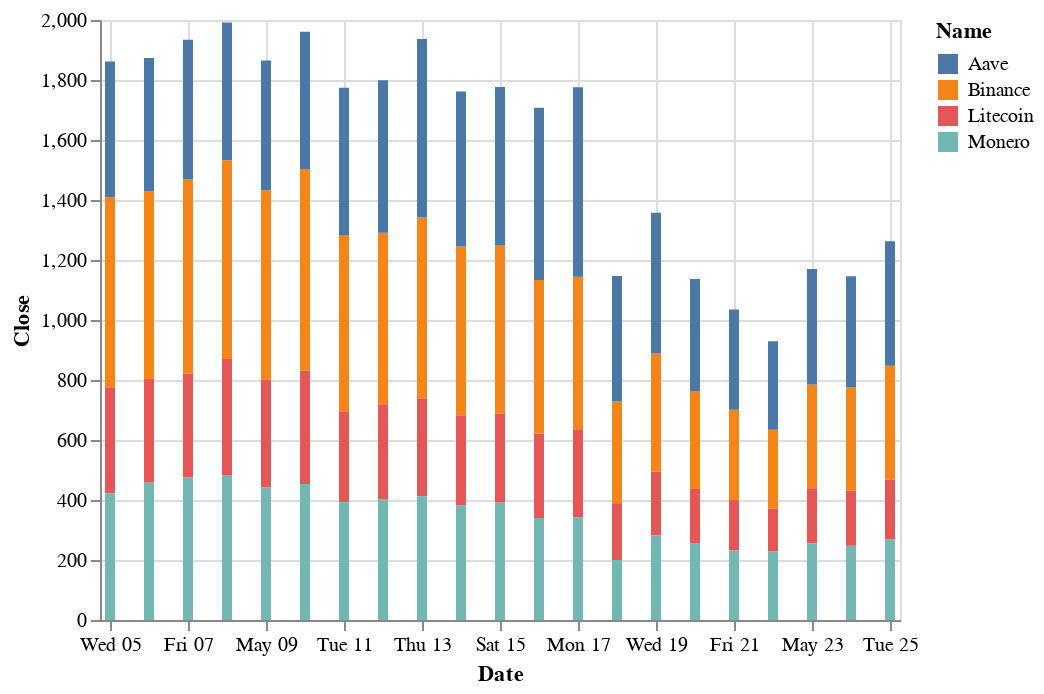

Notebook source saved alongside this figure:
### Markdown cell above
### Graficos de Barras Verticales

### Code cell
alt.Chart(portafolio).mark_bar().encode(
  x="Date",
  y="Close",
  color="Name").interactive()

### Figure 1 — Vega-Lite specification as saved in the notebook (floating-point values rounded to 4 significant figures)
{"config": {"view": {"continuousWidth": 400, "continuousHeight": 300}}, "data": {"name": "data-8659ee43d888fbdf51b2ca44588938c1"}, "mark": "bar", "encoding": {"color": {"type": "nominal", "field": "Name"}, "x": {"type": "temporal", "field": "Date"}, "y": {"type": "quantitative", "field": "Close"}}, "selection": {"selector024": {"type": "interval", "bind": "scales", "encodings": ["x", "y"]}}, "$schema": "https://vega.github.io/schema/vega-lite/v4.8.1.json", "datasets": {"data-8659ee43d888fbdf51b2ca44588938c1": [{"Date": "2021-05-05T00:00:00", "Day": "Wednesday", "High": 364.5, "Low": 323.7, "Open": 356.0, "Close": 353.5, "Pct_Change": -0.7097, "Diff": -2.527, "Eval": false, "Name": "Litecoin"}, {"Date": "2021-05-06T00:00:00", "Day": "Thursday", "High": 372.3, "Low": 334.0, "Open": 354.5, "Close": 346.3, "Pct_Change": -2.053, "Diff": -7.257, "Eval": false, "Name": "Litecoin"}, {"Date": "2021-05-07T00:00:00", "Day": "Friday", "High": 356.0, "Low": 335.0, "Open": 345.3, "Close": 346.4, "Pct_Change": 0.03326, "Diff": 0.1152, "Eval": true, "Name": "Litecoin"}, {"Date": "2021-05-08T00:00:00", "Day": "Saturday", "High": 388.2, "Low": 335.2, "Open": 347.1, "Close": 386.5, "Pct_Change": 11.57, "Diff": 40.08, "Eval": true, "Name": "Litecoin"}, {"Date": "2021-05-09T00:00:00", "Day": "Sunday", "High": 413.0, "Low": 339.1, "Open": 387.9, "Close": 359.3, "Pct_Change": -7.018, "Diff": -27.12, "Eval": false, "Name": "Litecoin"}, {"Date": "2021-05-10T00:00:00", "Day": "Monday", "High": 378.9, "Low": 345.3, "Open": 359.3, "Close": 377.4, "Pct_Change": 5.026, "Diff": 18.06, "Eval": true, "Name": "Litecoin"}, {"Date": "2021-05-11T00:00:00", "Day": "Tuesday", "High": 393.1, "Low": 303.1, "Open": 377.7, "Close": 303.1, "Pct_Change": -19.69, "Diff": -74.3, "Eval": false, "Name": "Litecoin"}, {"Date": "2021-05-12T00:00:00", "Day": "Wednesday", "High": 332.0, "Low": 292.3, "Open": 310.1, "Close": 316.9, "Pct_Change": 4.561, "Diff": 13.82, "Eval": true, "Name": "Litecoin"}, {"Date": "2021-05-13T00:00:00", "Day": "Thursday", "High": 338.1, "Low": 308.7, "Open": 317.5, "Close": 326.2, "Pct_Change": 2.942, "Diff": 9.325, "Eval": true, "Name": "Litecoin"}, {"Date": "2021-05-14T00:00:00", "Day": "Friday", "High": 331.6, "Low": 297.6, "Open": 326.4, "Close": 299.8, "Pct_Change": -8.111, "Diff": -26.46, "Eval": false, "Name": "Litecoin"}, {"Date": "2021-05-15T00:00:00", "Day": "Saturday", "High": 323.8, "Low": 280.4, "Open": 299.8, "Close": 296.6, "Pct_Change": -1.049, "Diff": -3.145, "Eval": false, "Name": "Litecoin"}, {"Date": "2021-05-16T00:00:00", "Day": "Sunday", "High": 296.4, "Low": 262.7, "Open": 296.1, "Close": 281.8, "Pct_Change": -5.009, "Diff": -14.86, "Eval": false, "Name": "Litecoin"}, {"Date": "2021-05-17T00:00:00", "Day": "Monday", "High": 318.0, "Low": 279.4, "Open": 281.1, "Close": 294.6, "Pct_Change": 4.56, "Diff": 12.85, "Eval": true, "Name": "Litecoin"}, {"Date": "2021-05-18T00:00:00", "Day": "Tuesday", "High": 299.8, "Low": 151.2, "Open": 294.6, "Close": 189.5, "Pct_Change": -35.67, "Diff": -105.1, "Eval": false, "Name": "Litecoin"}, {"Date": "2021-05-19T00:00:00", "Day": "Wednesday", "High": 224.8, "Low": 167.6, "Open": 186.9, "Close": 212.3, "Pct_Change": 12.01, "Diff": 22.76, "Eval": true, "Name": "Litecoin"}, {"Date": "2021-05-20T00:00:00", "Day": "Thursday", "High": 219.2, "Low": 157.6, "Open": 210.9, "Close": 180.2, "Pct_Change": -15.11, "Diff": -32.08, "Eval": false, "Name": "Litecoin"}, {"Date": "2021-05-21T00:00:00", "Day": "Friday", "High": 184.4, "Low": 163.1, "Open": 180.5, "Close": 169.6, "Pct_Change": -5.884, "Diff": -10.6, "Eval": false, "Name": "Litecoin"}, {"Date": "2021-05-22T00:00:00", "Day": "Saturday", "High": 176.5, "Low": 118.6, "Open": 169.7, "Close": 143.5, "Pct_Change": -15.38, "Diff": -26.08, "Eval": false, "Name": "Litecoin"}, {"Date": "2021-05-23T00:00:00", "Day": "Sunday", "High": 184.1, "Low": 140.4, "Open": 142.8, "Close": 184.0, "Pct_Change": 28.2, "Diff": 40.47, "Eval": true, "Name": "Litecoin"}, {"Date": "2021-05-24T00:00:00", "Day": "Monday", "High": 194.1, "Low": 168.4, "Open": 185.0, "Close": 183.5, "Pct_Change": -0.2697, "Diff": -0.4962, "Eval": false, "Name": "Litecoin"}, {"Date": "2021-05-25T00:00:00", "Day": "Tuesday", "High": 204.1, "Low": 180.0, "Open": 184.0, "Close": 199.2, "Pct_Change": 8.57, "Diff": 15.73, "Eval": true, "Name": "Litecoin"}, {"Date": "2021-05-05T00:00:00", "Day": "Wednesday", "High": 435.2, "Low": 405.6, "Open": 417.3, "Close": 422.5, "Pct_Change": 1.272, "Diff": 5.309, "Eval": true, "Name": "Monero"}, {"Date": "2021-05-06T00:00:00", "Day": "Thursday", "High": 517.6, "Low": 422.6, "Open": 422.6, "Close": 457.1, "Pct_Change": 8.196, "Diff": 34.63, "Eval": true, "Name": "Monero"}, {"Date": "2021-05-07T00:00:00", "Day": "Friday", "High": 485.7, "Low": 451.7, "Open": 454.7, "Close": 475.5, "Pct_Change": 4.009, "Diff": 18.33, "Eval": true, "Name": "Monero"}, {"Date": "2021-05-08T00:00:00", "Day": "Saturday", "High": 485.9, "Low": 447.9, "Open": 475.8, "Close": 483.6, "Pct_Change": 1.706, "Diff": 8.111, "Eval": true, "Name": "Monero"}, {"Date": "2021-05-09T00:00:00", "Day": "Sunday", "High": 497.2, "Low": 425.8, "Open": 483.7, "Close": 441.6, "Pct_Change": -8.674, "Diff": -41.95, "Eval": false, "Name": "Monero"}, {"Date": "2021-05-10T00:00:00", "Day": "Monday", "High": 454.4, "Low": 420.5, "Open": 441.2, "Close": 453.5, "Pct_Change": 2.693, "Diff": 11.89, "Eval": true, "Name": "Monero"}, {"Date": "2021-05-11T00:00:00", "Day": "Tuesday", "High": 477.7, "Low": 392.4, "Open": 453.2, "Close": 392.4, "Pct_Change": -13.48, "Diff": -61.15, "Eval": false, "Name": "Monero"}, {"Date": "2021-05-12T00:00:00", "Day": "Wednesday", "High": 420.9, "Low": 370.7, "Open": 396.7, "Close": 402.4, "Pct_Change": 2.542, "Diff": 9.975, "Eval": true, "Name": "Monero"}, {"Date": "2021-05-13T00:00:00", "Day": "Thursday", "High": 422.0, "Low": 397.7, "Open": 402.5, "Close": 412.5, "Pct_Change": 2.531, "Diff": 10.18, "Eval": true, "Name": "Monero"}, {"Date": "2021-05-14T00:00:00", "Day": "Friday", "High": 440.8, "Low": 382.0, "Open": 412.7, "Close": 382.4, "Pct_Change": -7.306, "Diff": -30.14, "Eval": false, "Name": "Monero"}, {"Date": "2021-05-15T00:00:00", "Day": "Saturday", "High": 404.4, "Low": 372.3, "Open": 382.1, "Close": 390.9, "Pct_Change": 2.227, "Diff": 8.516, "Eval": true, "Name": "Monero"}, {"Date": "2021-05-16T00:00:00", "Day": "Sunday", "High": 390.8, "Low": 333.0, "Open": 390.8, "Close": 339.9, "Pct_Change": -13.05, "Diff": -51.03, "Eval": false, "Name": "Monero"}, {"Date": "2021-05-17T00:00:00", "Day": "Monday", "High": 360.4, "Low": 327.7, "Open": 339.5, "Close": 341.3, "Pct_Change": 0.406, "Diff": 1.38, "Eval": true, "Name": "Monero"}, {"Date": "2021-05-18T00:00:00", "Day": "Tuesday", "High": 345.1, "Low": 153.4, "Open": 341.6, "Close": 200.0, "Pct_Change": -41.39, "Diff": -141.2, "Eval": false, "Name": "Monero"}, {"Date": "2021-05-19T00:00:00", "Day": "Wednesday", "High": 289.7, "Low": 182.1, "Open": 198.3, "Close": 282.4, "Pct_Change": 41.19, "Diff": 82.4, "Eval": true, "Name": "Monero"}, {"Date": "2021-05-20T00:00:00", "Day": "Thursday", "High": 329.6, "Low": 228.0, "Open": 281.0, "Close": 256.8, "Pct_Change": -9.085, "Diff": -25.66, "Eval": false, "Name": "Monero"}, {"Date": "2021-05-21T00:00:00", "Day": "Friday", "High": 262.5, "Low": 223.5, "Open": 256.9, "Close": 231.6, "Pct_Change": -9.796, "Diff": -25.15, "Eval": false, "Name": "Monero"}, {"Date": "2021-05-22T00:00:00", "Day": "Saturday", "High": 261.1, "Low": 177.5, "Open": 231.5, "Close": 227.9, "Pct_Change": -1.591, "Diff": -3.685, "Eval": false, "Name": "Monero"}, {"Date": "2021-05-23T00:00:00", "Day": "Sunday", "High": 256.8, "Low": 216.1, "Open": 226.5, "Close": 255.4, "Pct_Change": 12.04, "Diff": 27.44, "Eval": true, "Name": "Monero"}, {"Date": "2021-05-24T00:00:00", "Day": "Monday", "High": 265.0, "Low": 227.8, "Open": 256.1, "Close": 247.1, "Pct_Change": -3.232, "Diff": -8.255, "Eval": false, "Name": "Monero"}, {"Date": "2021-05-25T00:00:00", "Day": "Tuesday", "High": 270.2, "Low": 243.5, "Open": 246.9, "Close": 268.6, "Pct_Change": 8.686, "Diff": 21.47, "Eval": true, "Name": "Monero"}, {"Date": "2021-05-05T00:00:00", "Day": "Wednesday", "High": 653.4, "Low": 621.1, "Open": 651.0, "Close": 633.3, "Pct_Change": -2.821, "Diff": -18.38, "Eval": false, "Name": "Binance"}, {"Date": "2021-05-06T00:00:00", "Day": "Thursday", "High": 644.1, "Low": 612.2, "Open": 634.0, "Close": 624.6, "Pct_Change": -1.376, "Diff": -8.717, "Eval": false, "Name": "Binance"}, {"Date": "2021-05-07T00:00:00", "Day": "Friday", "High": 657.5, "Low": 618.8, "Open": 624.4, "Close": 646.1, "Pct_Change": 3.448, "Diff": 21.54, "Eval": true, "Name": "Binance"}, {"Date": "2021-05-08T00:00:00", "Day": "Saturday", "High": 678.2, "Low": 631.5, "Open": 646.3, "Close": 662.2, "Pct_Change": 2.496, "Diff": 16.13, "Eval": true, "Name": "Binance"}, {"Date": "2021-05-09T00:00:00", "Day": "Sunday", "High": 690.9, "Low": 596.2, "Open": 661.5, "Close": 631.4, "Pct_Change": -4.663, "Diff": -30.88, "Eval": false, "Name": "Binance"}, {"Date": "2021-05-10T00:00:00", "Day": "Monday", "High": 672.5, "Low": 623.2, "Open": 631.2, "Close": 672.3, "Pct_Change": 6.491, "Diff": 40.98, "Eval": true, "Name": "Binance"}, {"Date": "2021-05-11T00:00:00", "Day": "Tuesday", "High": 684.1, "Low": 588.2, "Open": 671.8, "Close": 588.2, "Pct_Change": -12.52, "Diff": -84.15, "Eval": false, "Name": "Binance"}, {"Date": "2021-05-12T00:00:00", "Day": "Wednesday", "High": 633.0, "Low": 530.2, "Open": 593.0, "Close": 571.4, "Pct_Change": -2.848, "Diff": -16.75, "Eval": false, "Name": "Binance"}, {"Date": "2021-05-13T00:00:00", "Day": "Thursday", "High": 614.5, "Low": 567.0, "Open": 571.0, "Close": 603.1, "Pct_Change": 5.546, "Diff": 31.69, "Eval": true, "Name": "Binance"}, {"Date": "2021-05-14T00:00:00", "Day": "Friday", "High": 610.5, "Low": 561.2, "Open": 602.6, "Close": 563.0, "Pct_Change": -6.646, "Diff": -40.09, "Eval": false, "Name": "Binance"}, {"Date": "2021-05-15T00:00:00", "Day": "Saturday", "High": 606.0, "Low": 535.1, "Open": 562.6, "Close": 562.8, "Pct_Change": -0.03763, "Diff": -0.2119, "Eval": true, "Name": "Binance"}, {"Date": "2021-05-16T00:00:00", "Day": "Sunday", "High": 564.4, "Low": 486.0, "Open": 564.4, "Close": 512.0, "Pct_Change": -9.037, "Diff": -50.87, "Eval": false, "Name": "Binance"}, {"Date": "2021-05-17T00:00:00", "Day": "Monday", "High": 534.2, "Low": 497.0, "Open": 511.4, "Close": 508.0, "Pct_Change": -0.77, "Diff": -3.942, "Eval": false, "Name": "Binance"}, {"Date": "2021-05-18T00:00:00", "Day": "Tuesday", "High": 515.7, "Low": 283.5, "Open": 508.9, "Close": 339.0, "Pct_Change": -33.27, "Diff": -169.0, "Eval": false, "Name": "Binance"}, {"Date": "2021-05-19T00:00:00", "Day": "Wednesday", "High": 424.3, "Low": 286.1, "Open": 335.6, "Close": 393.6, "Pct_Change": 16.1, "Diff": 54.59, "Eval": true, "Name": "Binance"}, {"Date": "2021-05-20T00:00:00", "Day": "Thursday", "High": 415.7, "Low": 275.4, "Open": 391.5, "Close": 326.3, "Pct_Change": -17.1, "Diff": -67.32, "Eval": false, "Name": "Binance"}, {"Date": "2021-05-21T00:00:00", "Day": "Friday", "High": 335.7, "Low": 285.4, "Open": 326.8, "Close": 299.5, "Pct_Change": -8.211, "Diff": -26.79, "Eval": false, "Name": "Binance"}, {"Date": "2021-05-22T00:00:00", "Day": "Saturday", "High": 313.5, "Low": 213.5, "Open": 300.0, "Close": 262.9, "Pct_Change": -12.21, "Diff": -36.56, "Eval": false, "Name": "Binance"}, {"Date": "2021-05-23T00:00:00", "Day": "Sunday", "High": 350.3, "Low": 258.6, "Open": 261.1, "Close": 345.3, "Pct_Change": 31.32, "Diff": 82.36, "Eval": true, "Name": "Binance"}, {"Date": "2021-05-24T00:00:00", "Day": "Monday", "High": 374.6, "Low": 307.7, "Open": 345.5, "Close": 344.1, "Pct_Change": -0.3463, "Diff": -1.196, "Eval": false, "Name": "Binance"}, {"Date": "2021-05-25T00:00:00", "Day": "Tuesday", "High": 387.8, "Low": 337.1, "Open": 343.5, "Close": 379.9, "Pct_Change": 10.39, "Diff": 35.74, "Eval": true, "Name": "Binance"}, {"Date": "2021-05-05T00:00:00", "Day": "Wednesday", "High": 480.7, "Low": 442.4, "Open": 479.8, "Close": 452.4, "Pct_Change": -5.754, "Diff": -27.62, "Eval": false, "Name": "Aave"}, {"Date": "2021-05-06T00:00:00", "Day": "Thursday", "High": 466.9, "Low": 434.8, "Open": 452.4, "Close": 445.2, "Pct_Change": -1.588, "Diff": -7.186, "Eval": false, "Name": "Aave"}, {"Date": "2021-05-07T00:00:00", "Day": "Friday", "High": 475.4, "Low": 441.0, "Open": 445.2, "Close": 466.3, "Pct_Change": 4.738, "Diff": 21.1, "Eval": true, "Name": "Aave"}, {"Date": "2021-05-08T00:00:00", "Day": "Saturday", "High": 468.6, "Low": 441.9, "Open": 466.6, "Close": 459.6, "Pct_Change": -1.443, "Diff": -6.73, "Eval": false, "Name": "Aave"}, {"Date": "2021-05-09T00:00:00", "Day": "Sunday", "High": 482.4, "Low": 403.2, "Open": 459.3, "Close": 433.1, "Pct_Change": -5.773, "Diff": -26.53, "Eval": false, "Name": "Aave"}, {"Date": "2021-05-10T00:00:00", "Day": "Monday", "High": 458.8, "Low": 417.7, "Open": 433.2, "Close": 457.2, "Pct_Change": 5.571, "Diff": 24.12, "Eval": true, "Name": "Aave"}, {"Date": "2021-05-11T00:00:00", "Day": "Tuesday", "High": 595.8, "Low": 456.5, "Open": 457.4, "Close": 490.6, "Pct_Change": 7.306, "Diff": 33.4, "Eval": true, "Name": "Aave"}, {"Date": "2021-05-12T00:00:00", "Day": "Wednesday", "High": 619.3, "Low": 468.5, "Open": 509.1, "Close": 508.6, "Pct_Change": 3.678, "Diff": 18.04, "Eval": false, "Name": "Aave"}, {"Date": "2021-05-13T00:00:00", "Day": "Thursday", "High": 631.6, "Low": 507.4, "Open": 508.9, "Close": 594.6, "Pct_Change": 16.9, "Diff": 85.93, "Eval": true, "Name": "Aave"}, {"Date": "2021-05-14T00:00:00", "Day": "Friday", "High": 610.3, "Low": 511.9, "Open": 594.4, "Close": 516.2, "Pct_Change": -13.18, "Diff": -78.39, "Eval": false, "Name": "Aave"}, {"Date": "2021-05-15T00:00:00", "Day": "Saturday", "High": 562.2, "Low": 479.4, "Open": 515.7, "Close": 526.2, "Pct_Change": 1.946, "Diff": 10.05, "Eval": true, "Name": "Aave"}, {"Date": "2021-05-16T00:00:00", "Day": "Sunday", "High": 593.0, "Low": 473.2, "Open": 527.3, "Close": 574.3, "Pct_Change": 9.13, "Diff": 48.04, "Eval": true, "Name": "Aave"}, {"Date": "2021-05-17T00:00:00", "Day": "Monday", "High": 666.9, "Low": 565.7, "Open": 572.2, "Close": 632.3, "Pct_Change": 10.1, "Diff": 58.01, "Eval": true, "Name": "Aave"}, {"Date": "2021-05-18T00:00:00", "Day": "Tuesday", "High": 649.1, "Low": 354.5, "Open": 629.2, "Close": 418.4, "Pct_Change": -33.83, "Diff": -213.9, "Eval": false, "Name": "Aave"}, {"Date": "2021-05-19T00:00:00", "Day": "Wednesday", "High": 508.0, "Low": 355.4, "Open": 412.9, "Close": 468.8, "Pct_Change": 12.06, "Diff": 50.44, "Eval": true, "Name": "Aave"}, {"Date": "2021-05-20T00:00:00", "Day": "Thursday", "High": 494.5, "Low": 310.5, "Open": 467.5, "Close": 373.4, "Pct_Change": -20.35, "Diff": -95.39, "Eval": false, "Name": "Aave"}, {"Date": "2021-05-21T00:00:00", "Day": "Friday", "High": 381.6, "Low": 311.8, "Open": 373.8, "Close": 334.5, "Pct_Change": -10.43, "Diff": -38.94, "Eval": false, "Name": "Aave"}, {"Date": "2021-05-22T00:00:00", "Day": "Saturday", "High": 351.1, "Low": 210.0, "Open": 335.4, "Close": 295.1, "Pct_Change": -11.78, "Diff": -39.39, "Eval": false, "Name": "Aave"}, {"Date": "2021-05-23T00:00:00", "Day": "Sunday", "High": 397.1, "Low": 289.4, "Open": 294.3, "Close": 385.6, "Pct_Change": 30.66, "Diff": 90.48, "Eval": true, "Name": "Aave"}, {"Date": "2021-05-24T00:00:00", "Day": "Monday", "High": 403.7, "Low": 323.7, "Open": 387.0, "Close": 371.4, "Pct_Change": -3.681, "Diff": -14.19, "Eval": false, "Name": "Aave"}, {"Date": "2021-05-25T00:00:00", "Day": "Tuesday", "High": 415.1, "Low": 359.5, "Open": 370.8, "Close": 414.9, "Pct_Change": 11.73, "Diff": 43.55, "Eval": true, "Name": "Aave"}]}}
